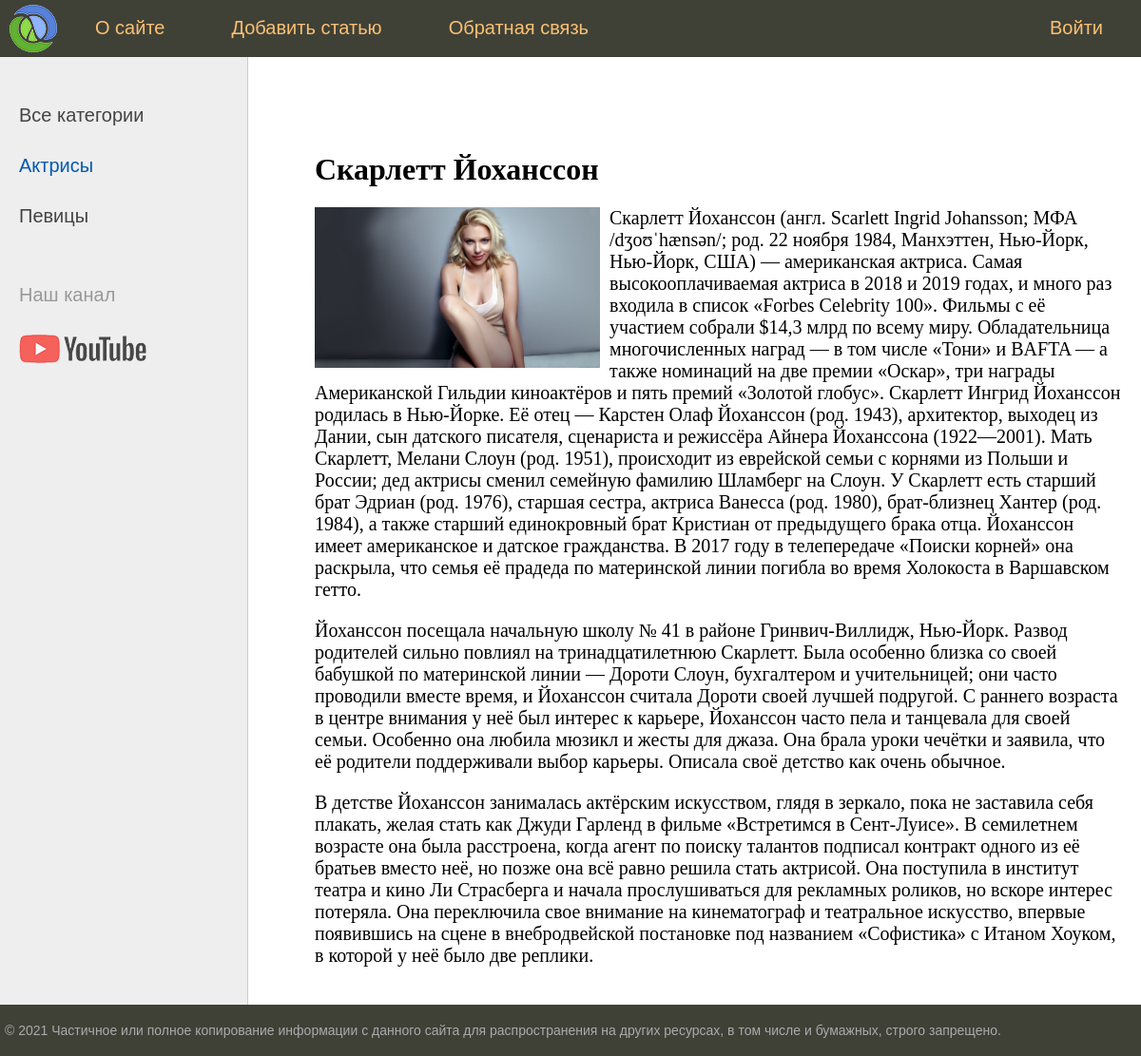
Page /4/ on the committed database.
### women/models.py (models this page shows, shortened)
class Category(models.Model):
    name = models.CharField(max_length=100, db_index=True, verbose_name="Категория")                       #  Название рубрики
    def get_absolute_url(self):
        return reverse('category', kwargs={'cat_id': self.pk})
    class Meta:
        verbose_name = 'Категорию'
        verbose_name_plural = 'Категории'
        ordering = ['id']

class Women(models.Model):
    title = models.CharField(max_length=255, verbose_name="Заголовок")
    content = models.TextField(blank=True, verbose_name="Текст статьи")                                    #  blank=True поле может оставаться пустым
    photo = models.ImageField(upload_to="photos/%Y/%m/%d/", verbose_name="Фото")                           #  подкаталог photos/%Y/%m/%d/ текущий год/месяц/день
    time_create = models.DateTimeField(auto_now_add=True, verbose_name="Время создания")                   #  auto_now_add=True примет текущее время в момент записи и его не поменяет
    time_update = models.DateTimeField(auto_now=True, verbose_name="Время изменения")                      #  auto_now=True примет текущее время в момент записи и его поменяет в случае редактирования
    is_published = models.BooleanField(default=True, verbose_name="Публикация")                            #  default=True при добавлении новой записи то данное поле по умол. примет True
    cat = models.ForeignKey('Category', on_delete=models.PROTECT, null=True, verbose_name="Категория")     # 'Category' имя класса в кавычках поскольку class Category идет после class Women
    class Meta:
        verbose_name = 'Известные женщины'
        verbose_name_plural = 'Известные женщины'
        ordering = ['time_create', 'title']                                                                #  Сортировка по времени в admin django

### women/views.py (the view)
# urls.py: path('<int:post_id>/', show_post, name='post'),
def show_post(request, post_id):
    post = get_object_or_404(Women, pk=post_id)
    context = {
        'post': post,
        'menu': menu,
        'title': post.title,
        'cat_selected': post.cat_id,
    }
    return render(request, 'women/post.html', context=context)

### women/templatetags/women_tags.py (called while the page is built)
@register.inclusion_tag('women/list_categories.html')
def show_categories(sort=None, cat_selected=0):              #  Возвращает полноценную html страницу
    if not sort:
        cats = Category.objects.all()                        #  Читает все категории из стр. Категории
    else:
        cats = Category.objects.order_by(sort)
    return {"cats": cats, "cat_selected": cat_selected}      #  Возвращает словарь

### women/templates/women/post.html
{% extends 'women/base.html' %}
{% block content %}
<h1>{{post.title}}</h1>
{% if post.photo %}
<p><img class="img-article-left" src="{{post.photo.url}}"></p>
{% endif %}
{{post.content|linebreaks}}
{% endblock %}

### women/templates/women/list_categories.html
{% for c in cats %}
{% if c.pk == cat_selected %}
<li class="selected">{{ c.name }}</li>
{% else %}
<li><a href="{{ c.get_absolute_url }}">{{ c.name }}</a></li>
{% endif %}
{% endfor %}

### women/static/women/css/styles.css (style rules this page uses)
html, body { font-family: 'Arial'; margin: 0; padding: 0; height: 100%; width: 100%; color: #444; }
a { color: #0059b2; text-decoration: none; }
img { max-width: 600px; height: auto; }
img.img-article-left { max-width: 300px; height: auto; float: left; padding: 0 10px 10px 0; }
.left-chapters ul li { margin: 30px 0 0 0; color: #999; }
.left-chapters ul li.selected { color: #0059b2; }
.left-chapters ul li a { color: #444; text-decoration: none; }
.content-text h1 { font-size: 32px; }

### rows in the picture
Category: name "Актрисы"
Category: name "Певицы"
Women: title "Скарлетт Йоханссон", photo (picture), content "Скарлетт Йоханссон (англ. Scarlett Ingrid Johansson; МФА /dʒoʊˈhænsən/; род. 22 ноября 1984, Манхэттен, Нью-Йорк, Нью-Йорк, США) — американская актриса. Самая высокооплачиваемая актриса в 2018 и 2019 годах, и много раз входила в список «Forbes Celebrity 100». Фильмы с её участием собрали $14,3 млрд по всему миру. Обладательница многочисленных наград — в том числе «Тони» и BAFTA — а также номинаций на две премии «Оскар», три награды Американской Гильдии киноактёров и пять премий «Золотой глобус». Скарлетт Ингрид Йоханссон родилась в Нью-Йорке. Её отец — Карстен Олаф Йоханссон (род. 1943), архитектор, выходец из Дании, сын датского писателя, сценариста и режиссёра Айнера Йоханссона…"

### other values in the picture
{{ m.title }} "О сайте" "Добавить статью" "Обратная связь"
{{ m.title }} "Войти"
